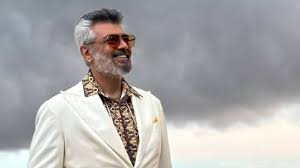
#> input picture image.jpg, 300 x 168 px
$ jupyter execute --allow-errors Computer_vision_01.ipynb   (shell and % lines are left out)
#> lines starting #> are read from the running program, lines starting #| are printed output that depends on the picture; after the words box and inside, x2 and y2 are one past the last pixel; in counts of white or black regions, pixels touching at a corner belong together
[cell 1]
import cv2

[cell 2]
# run this command in command prompt

[cell 3]
import cv2
# # LOAD AN IMAGE USING 'IMREAD'
img = cv2.imread("image.jpg")
#> img is the input picture: shape (168, 300, 3); mean B, G, R 170.2, 169.6, 171.4
#print(img.shape)
# DISPLAY
cv2.imshow("My Image",img)
cv2.waitKey(0)

[cell 4]
import cv2

# Load the image
image = cv2.imread('image.jpg')

# Access pixel at (x=100, y=50)
b, g, r = image[50, 100]
#> b = 94; g = 107; r = 151
print(f"Original Pixel at (100, 50): B={b}, G={g}, R={r}")
#| Original Pixel at (100, 50): B=94, G=107, R=151

# Modify pixel value
image[50, 100] = (0, 255, 0)  # Set pixel to green (BGR format)
#> image: shape (168, 300, 3); under 0.01% of pixels changed, all inside (x1, y1, x2, y2) = (100, 50, 101, 51)

# Display updated image
#cv2.imshow('original', image)
cv2.imshow('Modified Pixel', image)
cv2.waitKey(0)
cv2.destroyAllWindows()

[cell 5]
# Load the image
image = cv2.imread('image.jpg')

# Get image dimensions (height, width, channels)
height, width, channels = image.shape
#> height = 168; width = 300; channels = 3
print(f"Image Dimensions: Width={width}, Height={height}, Channels={channels}")
#| Image Dimensions: Width=300, Height=168, Channels=3

[cell 6]
import cv2
# Load the image
image = cv2.imread('image.jpg')

# Define a rectangular region (x=50, y=50, width=100, height=100)
roi = image[50:150, 50:150]
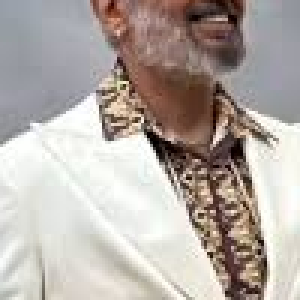
#> roi: shape (100, 100, 3) (shown 3 times larger); mean B, G, R 165.6, 171.5, 180.3

# Modify the region to red
image[50:150, 50:150] = (0, 0, 255)  # Red in BGR format
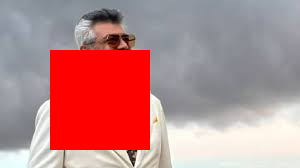
#> image: shape (168, 300, 3); 19.84% of pixels changed, all inside (x1, y1, x2, y2) = (50, 50, 150, 150)

# Display modified image
cv2.imshow('ROI Modified', image)
cv2.waitKey(0)
cv2.destroyAllWindows()

[cell 7]
import cv2

# Load the image
image = cv2.imread('image.jpg')

# Select region (x=100 to 300, y=100 to 300)
roi = image[100:300, 100:300]
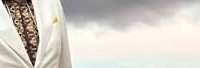
#> roi: shape (68, 200, 3); mean B, G, R 199.1, 207, 212


# Convert the region to grayscale
gray_roi = cv2.cvtColor(roi, cv2.COLOR_BGR2GRAY)
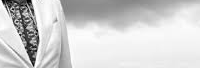
#> gray_roi: shape (68, 200); min 1, max 255, mean 207.6

# Convert grayscale to 3 channels to match the original image shape
color_roi = cv2.cvtColor(gray_roi, cv2.COLOR_GRAY2BGR)

# Replace original region with grayscale region
#> (the rest of this cell did not finish here and is left out)

[cell 8]
import cv2
import numpy as np

# Load the image
image = cv2.imread('image.jpg')

# Invert the image (subtract each pixel from 255)
inverted_image = 255 - image
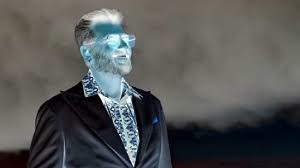
#> inverted_image: shape (168, 300, 3); mean B, G, R 84.8, 85.4, 83.6

# Display the inverted image
cv2.imshow('Inverted Image', inverted_image)
cv2.waitKey(0)
cv2.destroyAllWindows()

[cell 9]
# Load the image
import cv2
image = cv2.imread('image.jpg')

# Define a rectangular region (x=50, y=50, width=100, height=100)
roi = image[50:150, 50:150]

# Modify the region to red
image[50:150, 50:150] = (0, 0, 255)  # Red in BGR format

# Display modified image
cv2.imshow('ROI Modified', image)
cv2.waitKey(0)
cv2.destroyAllWindows()

[cell 10]
import cv2

# Load an image in grayscale
image = cv2.imread('image.jpg', cv2.IMREAD_GRAYSCALE)
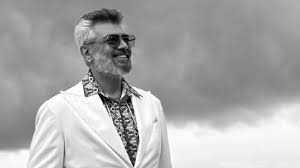
#> image: shape (168, 300); min 0, max 255, mean 170.2

# Apply Canny edge detection
edges = cv2.Canny(image, 100, 200)
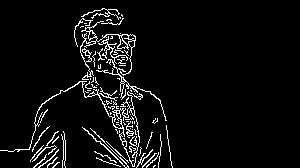
#> edges: shape (168, 300); 5.6% white in thin lines or dots, all inside (x1, y1, x2, y2) = (0, 8, 173, 168)

# Display the result
cv2.imshow('Original', image)
cv2.imshow('Canny Edges', edges)

cv2.waitKey(0)
cv2.destroyAllWindows()

[cell 11]
import cv2
import numpy as np

# Load the image
image = cv2.imread('image.jpg')

# Convert to grayscale
gray = cv2.cvtColor(image, cv2.COLOR_BGR2GRAY)

# Apply binary threshold (Pixels > 200 become white)
_, thresholded = cv2.threshold(gray, 200, 255, cv2.THRESH_BINARY)
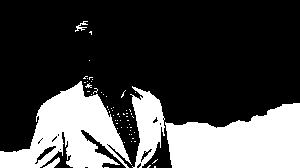
#> thresholded: shape (168, 300); 28.1% white; 61 white regions (56 under 20 px), largest, box (x1, y1, x2, y2) and area: (165, 103, 300, 168) 6551, (0, 81, 132, 168) 5728, (130, 86, 165, 168) 1606, (43, 157, 60, 168) 76, (75, 21, 88, 32) 52

# Highlight white areas in red on original image
image[thresholded == 255] = (0, 0, 255)
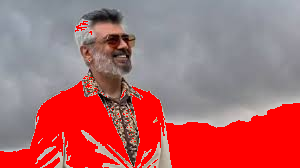
#> image: shape (168, 300, 3); mean B, G, R 106.3, 103.7, 176.6

# Display result
cv2.imshow('White Areas Highlighted', image)
cv2.waitKey(0)
cv2.destroyAllWindows()
